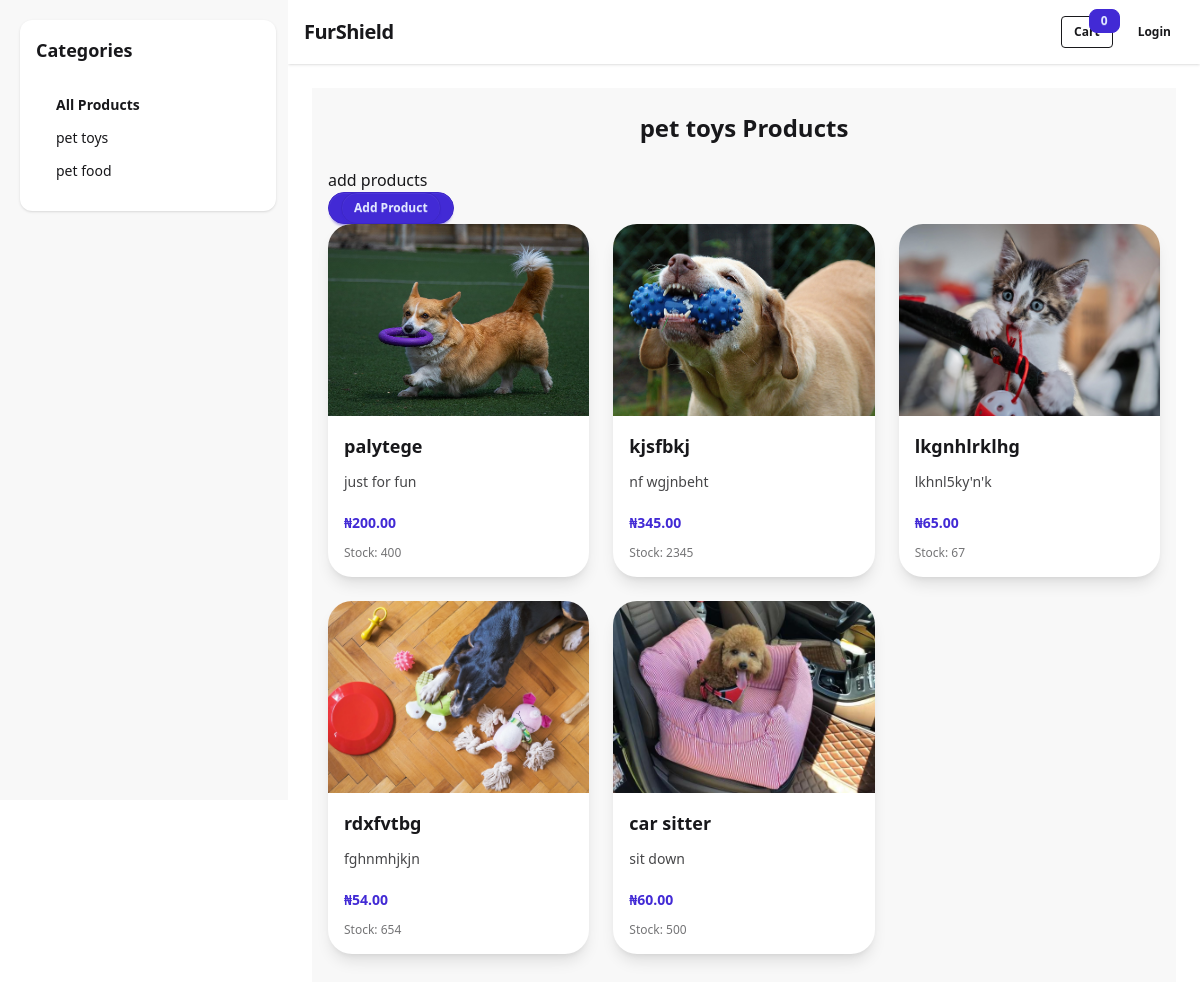
The page /categories/1/ on the database its author committed.
### myapp/models.py (models this page shows, shortened)
class Category(models.Model):
    name = models.CharField(max_length=100)
    image = models.ImageField(upload_to='category_images/')

class Product(models.Model):
    category = models.ForeignKey(
        Category,
        on_delete=models.CASCADE,
        related_name='products'
    )
    name = models.CharField(max_length=100)
    description = models.TextField()
    price = models.DecimalField(max_digits=10, decimal_places=2)
    image = models.ImageField(upload_to='product_images/')
    stock_quantity = models.PositiveIntegerField()

### myapp/views.py (the view)
# urls.py: path('categories/<int:category_id>/', views.category_products, name='category_products'),
def category_products(request, category_id):
    category = get_object_or_404(Category, id=category_id)
    products = category.products.all()
    return render(request, 'category_products.html', {
        'category': category,
        'products': products
    })

### myapp/context_processors.py (called while the page is built)
def categories_processor(request):
    from .models import Category
    return {
        'categories': Category.objects.all()
    }

### myapp/templates/category_products.html
{% extends 'base.html' %}
{% block content %}
<div class="min-h-screen bg-base-200 px-4 py-6">
    <h2 class="text-2xl font-bold text-center mb-6">
        {{ category.name }} Products
    </h2>
    <div>
        <h2>add products</h2>
        <button class="btn btn-primary btn-sm rounded-full">
            <a href="{% url 'add_product' %}" class="btn btn-primary btn-sm rounded-full">
                Add Product
            </a>
        </button>
    </div>
    {% if products %}
    <div class="grid grid-cols-1 sm:grid-cols-2 lg:grid-cols-3 gap-6">
        {% for product in products %}
        <div class="card bg-base-100 shadow-lg rounded-3xl overflow-hidden">
            {% if product.image %}
            <img src="{{ product.image.url }}" class="h-48 w-full object-cover">
            {% endif %}
            <div class="card-body p-4">
                <h3 class="text-lg font-semibold">
                    {{ product.name }}
                </h3>
                <p class="text-sm opacity-80 mt-1">
                    {{ product.description|truncatechars:80 }}
                </p>
                <p class="mt-3 font-bold text-primary">
                    ₦{{ product.price }}
                </p>
                <p class="text-xs opacity-60 mt-1">
                    Stock: {{ product.stock_quantity }}
                </p>
            </div>
        </div>
        {% endfor %}
    </div>
    {% else %}
    <p class="text-center opacity-70">
        No products in this category yet.
    </p>
    {% endif %}
</div>
{% endblock %}

### myapp/templates/partials/category_sidebar.html
<div class="w-full md:w-64 bg-base-100 rounded-xl shadow p-4">
  <h3 class="text-lg font-bold mb-4">Categories</h3>
  <ul class="menu bg-base-100 rounded-box">
    <li>
      <a href="{% url 'view_products' %}" class="font-semibold">
        All Products
      </a>
    </li>
    {% for category in categories %}
    <li>
      <a href="{% url 'category_products' category.id %}">
        {{ category.name }}
      </a>
    </li>
    {% empty %}
    <li class="opacity-70">No categories</li>
    {% endfor %}
  </ul>
</div>

### rows shown on the page
Category: name "pet toys"
Product: image (picture), name "palytege", description "just for fun", price "200.00", stock_quantity "400"
Product: image (picture), name "kjsfbkj", description "nf wgjnbeht", price "345.00", stock_quantity "2345"
Product: image (picture), name "lkgnhlrklhg", description "lkhnl5ky'n'k", price "65.00", stock_quantity "67"
Product: image (picture), name "rdxfvtbg", description "fghnmhjkjn", price "54.00", stock_quantity "654"
Product: image (picture), name "car sitter", description "sit down", price "60.00", stock_quantity "500"
Category: name "pet food"

### other values the page prints
{{ request.session.cart|length|default:"0" }} "0"
